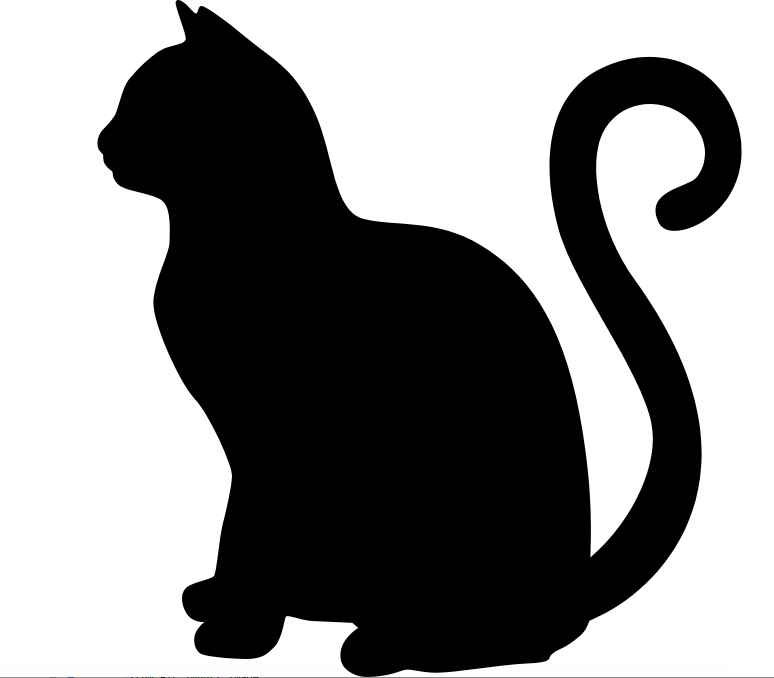
#> input picture scripts/treeMapPics/original/ANIMALS.png, 1548 x 1356 px, found by its file name (shown at 1/2 size); its folder holds only this picture in this run
$ jupyter execute --allow-errors treemapIconBuilder.ipynb
#> lines starting #> are read from the running program, lines starting #| are printed output that depends on the picture; after the words box and inside, x2 and y2 are one past the last pixel; in counts of white or black regions, pixels touching at a corner belong together
[cell 1]
import numpy as np
from PIL import Image, ImageColor
import os
import re

def convertColors(filename, newBodyColor, newBgColor):
#> called with filename = 'ANIMALS', newBodyColor = '#333333', newBgColor = '#00ff42'
    im = Image.open('../treemapPics/original/'+filename + '.png')
#> im is the input picture: PIL image 1548x1356 RGBA; mean R, G, B, A 140.1, 140.1, 140.1, 255
    thresh = 128
    im = im.convert('L')
#> im: PIL image 1548x1356 L
    im = im.point(lambda x: 0 if x<thresh else 255, '1')
#> im: PIL image 1548x1356 1; 55% white; 149 black regions (142 under 20 px), largest, box (x1, y1, x2, y2) and area: (195, 0, 1483, 1355) 943952, (382, 1354, 399, 1356) 30, (483, 1354, 499, 1356) 27
    im = im.convert('RGBA')
#> im: PIL image 1548x1356 RGBA

    data = np.array(im)


    red, green, blue = data[:,:,0], data[:,:,1], data[:,:,2]
    bodyMask = (red == 0) & (green == 0) & (blue == 0)
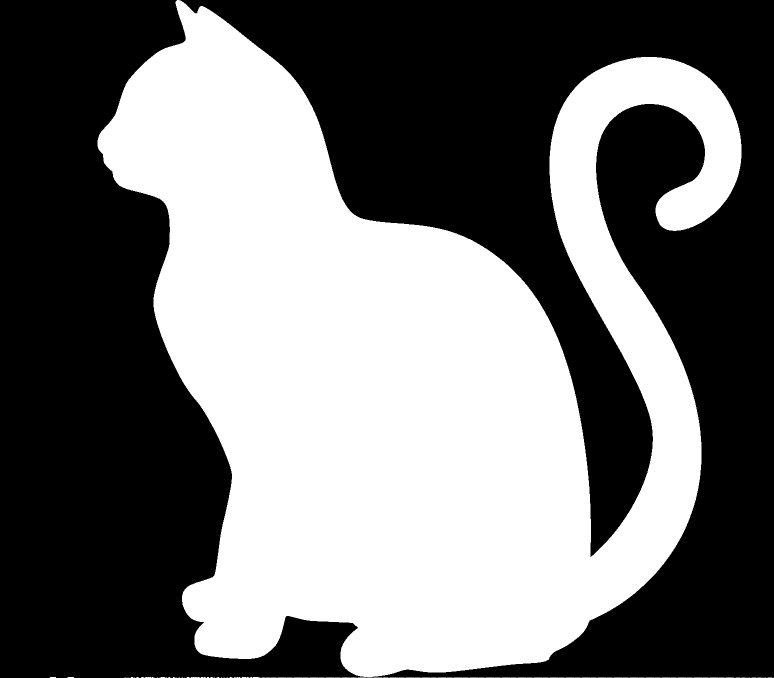
#> bodyMask: shape (1356, 1548) bool (shown at 1/2 size); 45% white; 149 white regions (142 under 20 px), largest, box (x1, y1, x2, y2) and area: (195, 0, 1483, 1355) 943952, (382, 1354, 399, 1356) 30, (483, 1354, 499, 1356) 27
    data[:,:,:3][bodyMask] = ImageColor.getcolor(newBodyColor, "RGB")
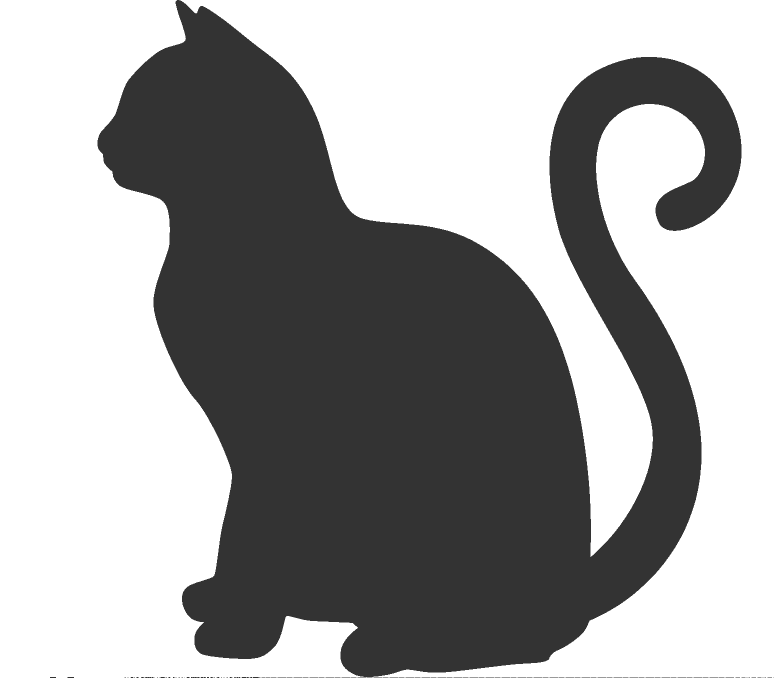
#> data: shape (1356, 1548, 4) (shown at 1/2 size); mean R, G, B, A 163.1, 163.1, 163.1, 255

    bgMask = (red == 255) & (green == 255) & (blue == 255)
    data[:,:,:3][bgMask] = ImageColor.getcolor(newBgColor, "RGB")
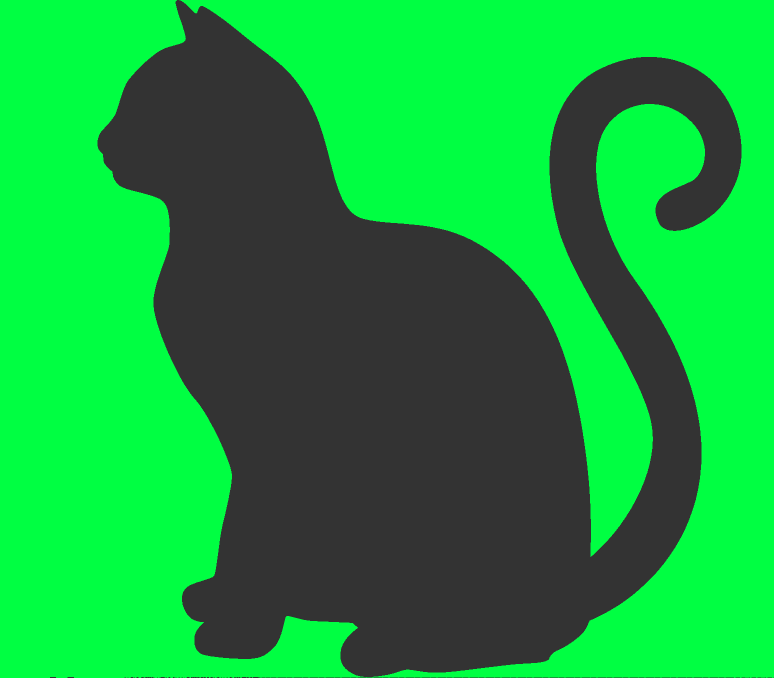
#> data: shape (1356, 1548, 4) (shown at 1/2 size); mean R, G, B, A 23, 163.1, 59.2, 255

    im = Image.fromarray(data)
    im.save("../treemapPics/modified/"+filename+"_modified.png")

def tile(filename):
    im = Image.open('../treemapPics/modified/'+filename+'_modified.png')
    width, height = im.size
    new_im = Image.new('RGB', (26*width,26*height))
    for i in range(0,26*width, width):
        for j in range(0,26*height, height):
            im.thumbnail((width,height))
            new_im.paste(im, (i,j))
    new_im = new_im.resize((10*width,10*height))
    new_im.save("../treemapPics/tiles/"+filename+"_tile.png")

def tileAll():
    directory='treemapPics/modified'
    for filename in os.listdir(directory):
        f = os.path.join(directory, filename)
        # checking if it is a file
        if os.path.isfile(f):
            t = re.search('[A-Z]+', filename)
            tile(t.group())
